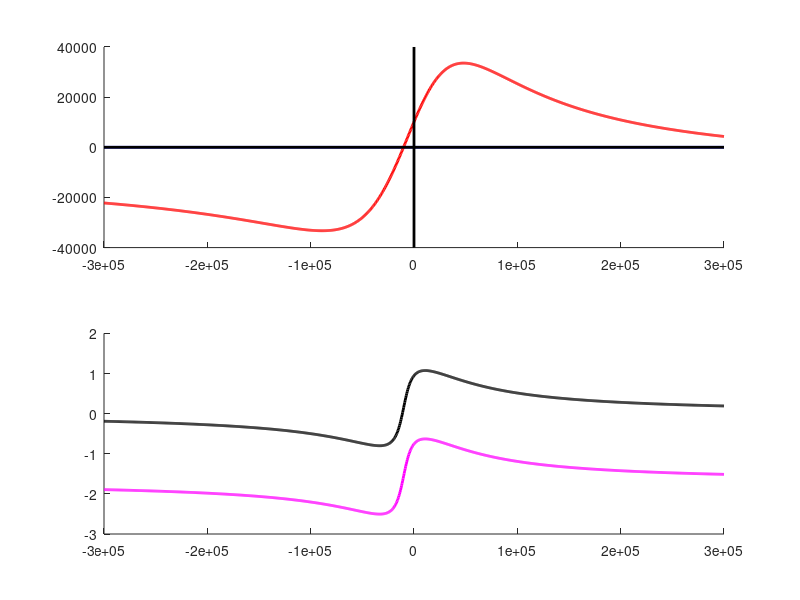
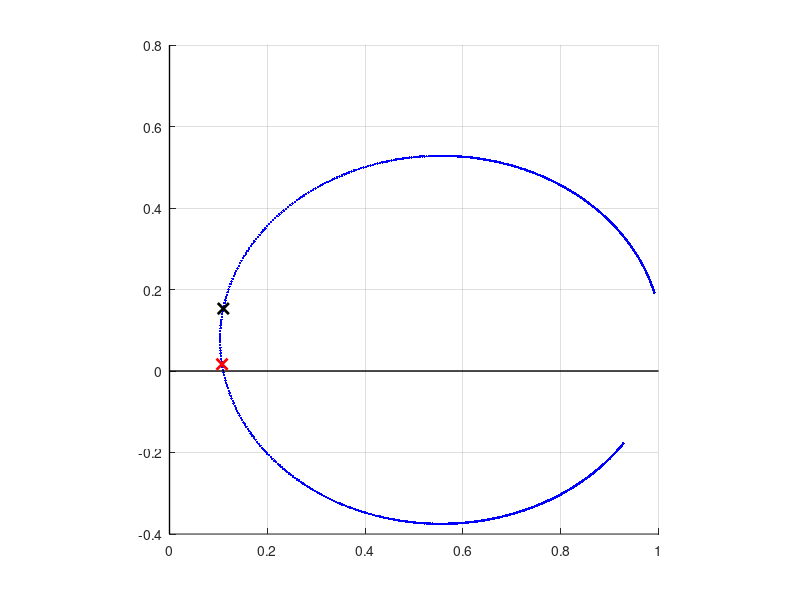
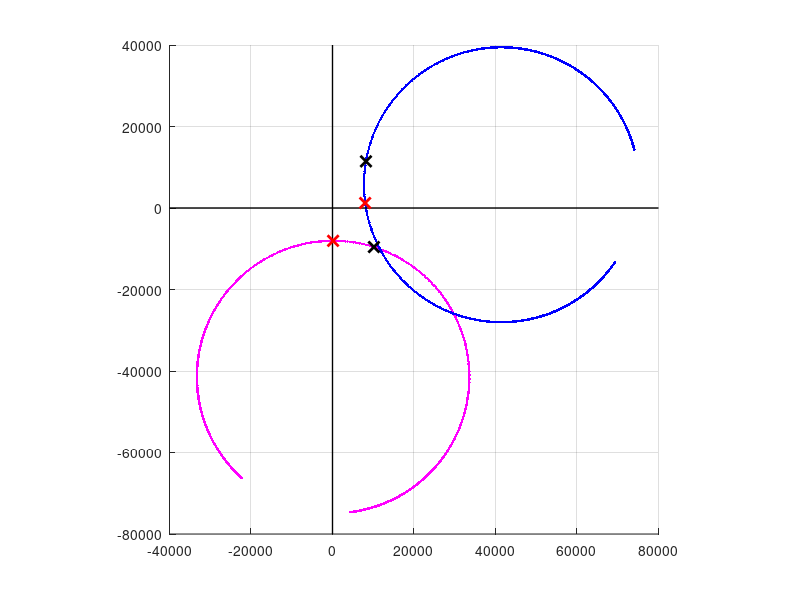

The MATLAB script that drew these images, in order:
%%
% Compute S21 response 
%

clear;clc;

Qi = 348000;
Qc = 43000;
% Qi = 41000;
% Qc = 129000;
df1 = 10e3; % Hz % asymmetry
df = 0;
Qr = 1/(1/Qi+1/Qc);
% Qr = 17000;
% Qc = 20000;
fr = 5e9; % resonance frequency
fc = 1.3e9; % carrier frequency
% eta_offset = -0.05 + 0.1i;

% fs = 4e9;
% tn = 0:1/fs:10e-6;
% xc = exp(1i*2*pi*fc*tn);

BW = 300e3;
fstep = 5e2;
f = fr-BW:fstep:fr+BW;
fk = f-fr;
%
S =1-Qr/Qc*1./(1+1i*2*Qr*(f-fr)./fr); 
S_E = 1-Qr/Qc*(1-1i*2*Qc*df1/fr)./(1+1i*2*Qr*(f-fr)./fr);
% S_21 = 1-Qr/Qc*(1-1i*2*Qc*df1/fr)./(1+1i*2*Qr*(f-fr)./fr);
%
dly = 1.2e-2;
theta = -dly/3e8*fr*2*pi;
loss = .75^0.5;

% S_21_m = (1-Qr/Qc*(1-1i*2*Qc*df1/fr)./(1+1i*2*Qr*(f-fr)./fr)).*loss.*exp(1i*theta);
% S_21_m_cal = (1-Qr/Qc*(1-1i*2*Qc*df1/fr)./(1+1i*2*Qr*(f-fr)./fr));
% S_21_m = exp(1i*theta).*S_21*loss;
S_E_dB = mag2db(abs(S_E));
S_E_pha = angle(S_E);
ind0 = find(abs(S)==min(abs(S)));
ind1 = find(S_E_dB==min(S_E_dB));




S_dB = mag2db(abs(S));
S_pha = angle(S);


Eta = (fk(ind1+1)-fk(ind1-1))./(S_E(ind1+1)-S_E(ind1-1));
Eta1 = (fk(ind0-1)-fk(ind0+1))./imag(S_E(ind0-1)-S_E(ind0+1));
Eta2 = (fk(ind1+1)-fk(ind1-1))./imag(S_E(ind1+1)-S_E(ind1-1));

S_E_cal = Eta*S_E;%/max(abs(Eta));
S_E_cal1 = Eta1*S_E;%/max(abs(Eta));
S_E_cal2 = Eta2*S_E;%/max(abs(Eta));

S_E_cal_dB = mag2db(abs(S_E_cal));
S_E_cal_pha = angle(S_E_cal);




%%
figure(1),clf
subplot(211),hold on
% plot(fk,S_dB,'k-','linew',2)
plot(fk,real(S_E),'b-','linew',2)
plot(fk,real(S_E_cal),'r-','linew',2)
% plot(fk,imag(S_E),'r-','linew',2)
% plot(fk,real(S_E_cal),'ms','linew',2)
yrange = get(gca,'ylim');
xrange = get(gca,'xlim');
plot([fk(ind0) fk(ind0)],[yrange(1) yrange(2)],'k-','linew',2)
plot([xrange(1) xrange(2)],[0 0],'k-','linew',2)
subplot(212),hold on
plot(fk,S_E_pha,'k-','linew',2)
plot(fk,S_E_cal_pha,'m-','linew',2)
% plot(fk,S_E_cal_pha-S_E_pha,'b-','linew',2)

%%
% y = S_21(101).*xc;



% ctr_idx = floor(length(f)/2)+1;
figure(2),clf
hold on
plot(real(S_E),imag(S_E),'b.')
grid on, hold on, axis square
plot(get(gca,'xlim'),[0 0],'k','linew',1)
plot([0 0],get(gca,'ylim'),'k','linew',1)
plot(real(S_E(ind0)),imag(S_E(ind0)),'kx','markersize',8,'markerfacecolor','r','linew',2)
plot(real(S_E(ind1)),imag(S_E(ind1)),'rx','markersize',8,'markerfacecolor','r','linew',2)


figure(3),clf
hold on
% xlim([-4000 4000])
% ylim([-4000 4000])
% plot(real(S),imag(S),'k.')
% plot(real(S_E),imag(S_E),'b.')
plot(real(S_E_cal),imag(S_E_cal),'m.')
% plot(real(S_E_cal1),imag(S_E_cal1),'b.')
plot(real(S_E_cal2),imag(S_E_cal2),'b.')
% set(gca,'xlim',[-1.2 1.2],'ylim',[-1.2 1.2])
grid on, hold on, axis square
plot(get(gca,'xlim'),[0 0],'k','linew',1)
plot([0 0],get(gca,'ylim'),'k','linew',1)
% plot(real(S(ctr_idx)),imag(S(ctr_idx)),'rx','markersize',8,'markerfacecolor','r','linew',2)
% plot(real(S_E(ctr_idx)),imag(S_E(ctr_idx)),'kx','markersize',8,'markerfacecolor','r','linew',2)
plot(real(S_E_cal(ind0)),imag(S_E_cal(ind0)),'kx','markersize',8,'markerfacecolor','r','linew',2)
plot(real(S_E_cal(ind1)),imag(S_E_cal(ind1)),'rx','markersize',8,'markerfacecolor','r','linew',2)

% plot(real(S_E_cal1(ind0)),imag(S_E_cal1(ind0)),'kx','markersize',8,'markerfacecolor','r','linew',2)
% plot(real(S_E_cal1(ind1)),imag(S_E_cal1(ind1)),'rx','markersize',8,'markerfacecolor','r','linew',2)

plot(real(S_E_cal2(ind0)),imag(S_E_cal2(ind0)),'kx','markersize',8,'markerfacecolor','r','linew',2)
plot(real(S_E_cal2(ind1)),imag(S_E_cal2(ind1)),'rx','markersize',8,'markerfacecolor','r','linew',2)


%%
Df_est = real(Eta*S_E(ind0));
Df_est2 = imag(Eta2*S_E(ind0));
disp([Df_est df1 Df_est2])
